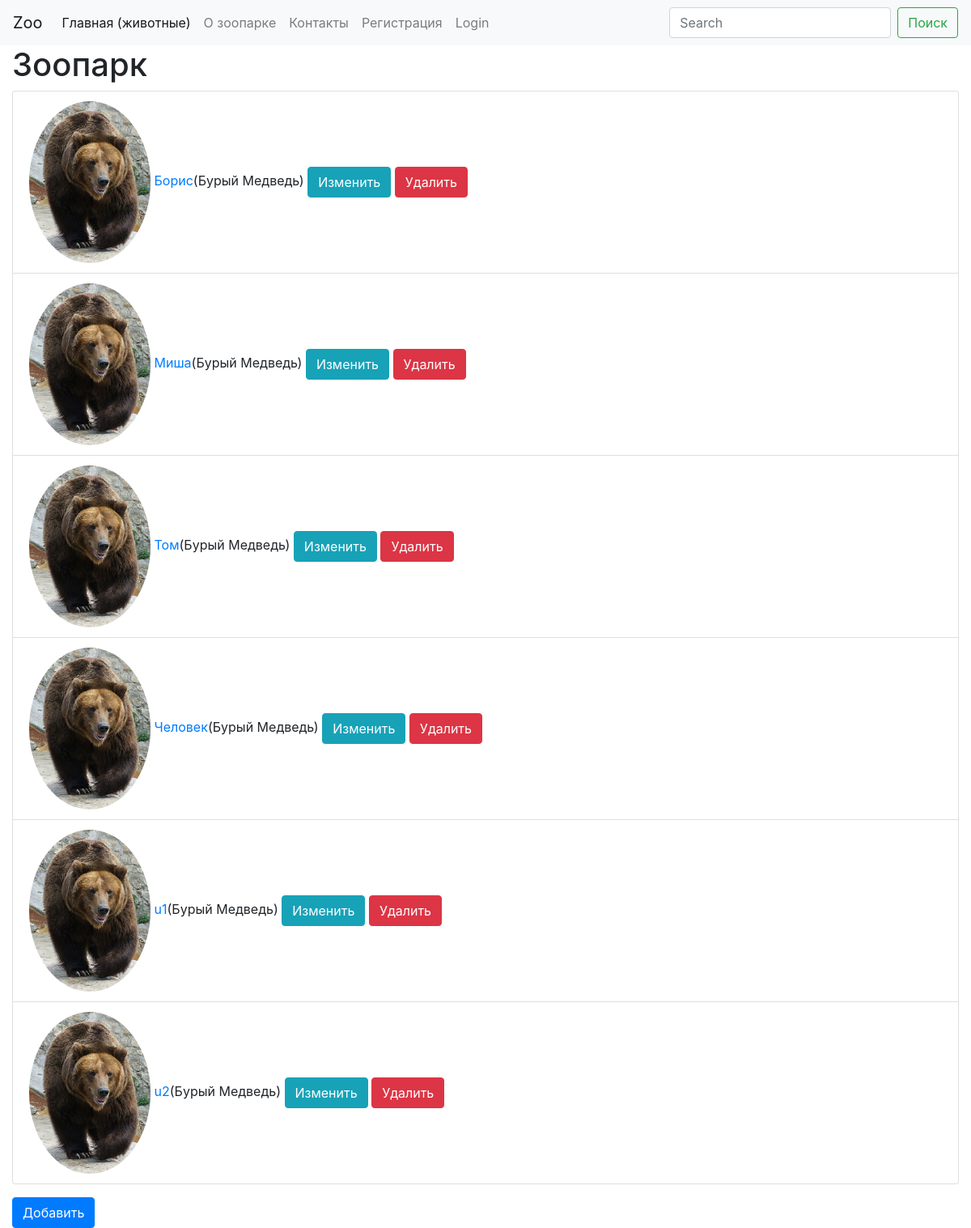
The page / on the database its author committed.
### animals/models.py (models this page shows, shortened)
class Animal(models.Model):
    name = models.CharField(max_length=64)
    kind = models.ForeignKey(Kind, on_delete=models.PROTECT)
    card = models.OneToOneField(AnimalCard, on_delete=models.CASCADE, blank=True, null=True)
    foods = models.ManyToManyField(Food)
    create = models.DateTimeField(auto_now_add=True)
    update = models.DateTimeField(auto_now=True)
    user = models.ForeignKey(User, on_delete=models.SET_NULL, blank=True, null=True)

class Kind(models.Model):
    name = models.CharField(max_length=64)
    family = models.ForeignKey(Family, on_delete=models.PROTECT, db_index=True)
    image = models.ImageField(upload_to='kind', blank=True, null=True)
    unique_together = [['name', 'family']]
    def __str__(self):
        return self.name

class Family(models.Model):
    name = models.CharField(max_length=64, unique=True)
    def __str__(self):
        return self.name

### animals/views.py (the view)
# urls.py: path('', AnimalListView.as_view(), name='index'),
class AnimalListView(ListView):
    model = Animal
    template_name = 'animals/index.html'
    def get_context_data(self, *args, **kwargs):
        context = super().get_context_data(*args, **kwargs)
        context['active_page'] = '/'
        return context

### animals/templates/animals/index.html (shortened to what this page needs)
{% extends "base.html" %}
{% block main %}
    <h1>Зоопарк</h1>
    <ul class="list-group">
        {% for animal in object_list %}
        <li class="list-group-item">
            {% if animal.kind.image %}
                <img class="img rounded-circle" width="150px" src="{{animal.kind.image.url}}">
            {% endif %}
            <a href="{% url 'animals:detail' pk=animal.pk %}">{{animal.name}}</a>({{animal.kind}} {{animal.kind.family}})
            <a href="{% url 'animals:update' pk=animal.pk %}" class="btn btn-info">Изменить</a>
            <a href="{% url 'animals:delete' pk=animal.pk %}" class="btn btn-danger">Удалить</a>
        </li>
        {% endfor %}
    </ul>
    <a href="{% url 'animals:create' %}" class="btn btn-primary">Добавить</a>
{% endblock %}

### templates/base.html (shortened to what this page needs)
{% load static %}
<!DOCTYPE html>
<html lang="en">
<head>
    <link rel="stylesheet" href="{% static 'css/bootstrap.min.css' %}">
</head>
<body>
<nav class="navbar navbar-expand-lg navbar-light bg-light">
  <a class="navbar-brand" href="/">Zoo</a>
  <div class="collapse navbar-collapse" id="navbarSupportedContent">
    <ul class="navbar-nav mr-auto">
      <li class="nav-item {% if active_page == '/'%} active {% endif %}">
        <a class="nav-link" href="/">Главная (животные) <span class="sr-only">(current)</span></a>
      </li>
      <li class="nav-item {% if active_page == '/about/'%} active {% endif %}" >
        <a class="nav-link" href="{% url 'about:about' %}">О зоопарке</a>
      </li>
        <li class="nav-item {% if active_page == '/contact/'%} active {% endif %}" >
        <a class="nav-link" href="/contact/">Контакты</a>
      </li>
      {% if user.is_authenticated %}
      Hello, {{user.username}}
        <li class="nav-item" >
          <a class="nav-link" href="{% url 'animals:logout' %}">Logout</a>
        </li>
      {% else %}
        <li class="nav-item" >
          <a class="nav-link" href="{% url 'animals:register' %}">Регистрация</a>
        </li>
        <li class="nav-item" >
          <a class="nav-link" href="{% url 'animals:login' %}">Login</a>
        </li>
      {% endif %}
    </ul>
    <form class="form-inline my-2 my-lg-0">
      <input class="form-control mr-sm-2" type="search" placeholder="Search" aria-label="Search">
      <button class="btn btn-outline-success my-2 my-sm-0" type="submit">Поиск</button>
    </form>
  </div>
</nav>
<div class="container-fluid">
   {% block main %} {% endblock %}
</div>
</body>
</html>

### rows shown on the page
Animal: kind.image (picture), name "Борис", kind "Бурый", kind.family "Медведь"
Animal: kind.image (picture), name "Миша", kind "Бурый", kind.family "Медведь"
Animal: kind.image (picture), name "Том", kind "Бурый", kind.family "Медведь"
Animal: kind.image (picture), name "Человек", kind "Бурый", kind.family "Медведь"
Animal: kind.image (picture), name "u1", kind "Бурый", kind.family "Медведь"
Animal: kind.image (picture), name "u2", kind "Бурый", kind.family "Медведь"
